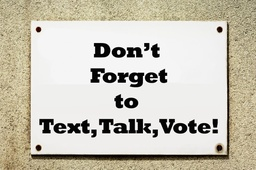
#> input picture img_with_border.jpg, 256 x 170 px, shrunk from 1200 x 797 before the run
$ python -i characters.py   (imports and definitions only)   (older library calls are emulated)
#> lines starting #> are read from the running program, lines starting #| are printed output that depends on the picture; after the words box and inside, x2 and y2 are one past the last pixel; in counts of white or black regions, pixels touching at a corner belong together
### lib.py
import cv2
import numpy as np
from collections import namedtuple

X = 0
Y = 1
WIDTH = 2
HEIGHT = 3

BboxImg = namedtuple('BboxImg', ['bbox', 'img'])


# [4 lines left out: function none_border, not called in this run]

def percent_inc_border(bbox, to_modify_x, to_modify_y):
    bbox_h = int(bbox[HEIGHT] * to_modify_y)
    bbox_w = int(bbox[WIDTH] * to_modify_x)
    return (bbox_w, bbox_h)


# [4 lines left out: function add_inc_border, not called in this run]


def calc_bbox(contours, img_width, img_height, change_border_func=none_border, to_modify_x=0, to_modify_y=0):
    # TODO: instead of using a multipler for width, inc by half of character width
    # or quarter of height?
    bboxes = []
    for c in contours:
        bbox = cv2.boundingRect(c)

        # make the bbox slightly bigger
        bbox_w, bbox_h = change_border_func(bbox, to_modify_x, to_modify_y)
        bbox_w_dif = bbox_w - bbox[WIDTH]
        bbox_h_dif = bbox_h - bbox[HEIGHT]
        bbox_x = int(bbox[X] - bbox_w_dif / 2)
        bbox_y = int(bbox[Y] - bbox_h_dif / 2)

        if bbox_x < 0:
            bbox_x = 0
        if bbox_y < 0:
            bbox_y = 0

        if bbox_x + bbox_w > img_width:
            bbox_w = img_width - bbox_x
        if bbox_y + bbox_h > img_height:
            bbox_h = img_height - bbox_y

        bboxes.append((bbox_x, bbox_y, bbox_w, bbox_h))
        #bboxes.append(bbox)

    return bboxes

### characters.py
import cv2
import numpy as np
from copy import deepcopy
from lib import calc_bbox, X, Y, WIDTH, HEIGHT, BboxImg, add_inc_border, percent_inc_border

DEBUG = False
# CHARACTER_SIZE_THRESHOLD = 15

# [50 lines left out: functions mean, estimate_avg_char_size, not called in this run]


def extract_characters_bbox(img):
    gray_img = cv2.cvtColor(img, cv2.COLOR_RGB2GRAY)
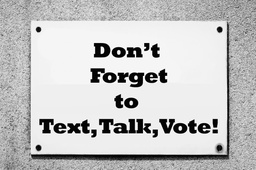
#> gray_img: shape (170, 256); min 0, max 255, mean 195.1
    height, width = img.shape[0:2]
#> height = 170; width = 256

    #mser = cv2.MSER_create()
    #coodinates, bboxes = mser.detectRegions(gray_img)

    #edges_img = cv2.Canny(gray_img, 10, 100)
    edges_img = gray_img

    #kernel = cv2.getStructuringElement(cv2.MORPH_RECT, (1, 10))
    #char_img = cv2.morphologyEx(edges_img, cv2.MORPH_CLOSE, kernel)
    char_img = cv2.threshold(edges_img, 0, 255, cv2.THRESH_BINARY | cv2.THRESH_OTSU)[1]
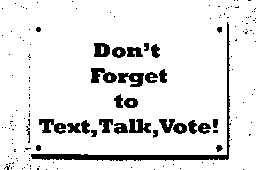
#> char_img: shape (170, 256); 89.8% white; 152 black regions (122 under 20 px), largest, box (x1, y1, x2, y2) and area: (31, 22, 231, 161) 1327, (91, 68, 117, 83) 246, (118, 73, 144, 87) 235
    char_img = 255 - char_img
#> char_img: shape (170, 256); 10.2% white; 152 white regions (122 under 20 px)

    # if DEBUG:
    #     cv2.imwrite('test.png', char_img)

    _, contours, _ = cv2.findContours(char_img, cv2.RETR_EXTERNAL, cv2.CHAIN_APPROX_TC89_KCOS)
#> contours = 152 contours, 126 with area under 20; largest, box (x1, y1, x2, y2) and area: (31, 22, 231, 161) 1198, (91, 68, 117, 83) 226, (118, 73, 144, 87) 197, (39, 119, 66, 134) 188, (94, 43, 110, 57) 184
    bboxes = calc_bbox(contours, width, height, percent_inc_border, 1.02, 1.1)
#> the loop in calc_bbox, `for c in contours:` made 152 passes
#> (bbox, bbox_h_dif) on passes 1 to 3: ((243, 169, 1, 1), 0), ((154, 169, 1, 1), 0), ((46, 169, 1, 1), 0)
#> after the loop in calc_bbox, `for c in contours:`: bboxes = 152 items, first 6: (243, 169, 1, 1), (154, 169, 1, 1), (46, 169, 1, 1), (180, 168, 1, 1), (57, 168, 1, 1), (38, 168, 1, 1)

    # Remove boxes inside of a larger box
    # Have to handle disconnected characters i.e. i
    to_remove = []
    for i in range(0, len(bboxes)):
        for j in range(0, len(bboxes)):
            if i == j:
                break
            if (bboxes[i][X] >= bboxes[j][X] and bboxes[i][X] + bboxes[i][WIDTH] <= bboxes[j][X] + bboxes[j][WIDTH] and
            bboxes[i][Y] >= bboxes[j][Y] and bboxes[i][Y] + bboxes[i][HEIGHT] <=  bboxes[j][Y] + bboxes[j][HEIGHT]):
                to_remove.append(bboxes[j])

            elif ((bboxes[i][X] >= bboxes[j][X] and bboxes[j][X] + bboxes[j][WIDTH] >= bboxes[i][X] + bboxes[i][WIDTH])):
                # combine them
                to_remove.append(bboxes[i])
                new_width = bboxes[j][WIDTH]
                new_y = 0
                new_height = height
                # build new tuple and replace
                new_bbox = (bboxes[j][X], new_y, new_width, new_height)
                bboxes[j] = new_bbox
#> after the loop, bboxes = 152 items, first 6: (243, 0, 1, 170), (154, 169, 1, 1), (46, 169, 1, 1), (180, 168, 1, 1), (57, 168, 1, 1), (38, 168, 1, 1); to_remove = 264 items, first 6: (30, 166, 1, 1), (7, 164, 1, 1), (29, 158, 1, 1), (11, 158, 1, 1), (4, 0, 6, 170), (29, 0, 1, 170)

    bboxes = [x for x in bboxes if x not in to_remove]
#> bboxes = 61 items, first 6: (154, 169, 1, 1), (46, 169, 1, 1), (180, 168, 1, 1), (57, 168, 1, 1), (38, 168, 1, 1), (22, 168, 1, 1)

    heights = [x[HEIGHT] for x in bboxes]
#> heights = 61 values, max 170 at index 9, min 1 at index 0, mean 58.07
    avg_heights = sum(heights)/float(len(heights))
#> avg_heights = 58.07
    threshold = avg_heights * 0.7
#> threshold = 40.65
    bboxes = list(filter(lambda x: x[HEIGHT] > threshold, bboxes))
#> bboxes = 20 items, first 6: (13, 0, 1, 170), (10, 0, 1, 170), (16, 0, 1, 170), (250, 0, 1, 170), (213, 0, 5, 170), (9, 0, 1, 170)

    if DEBUG:
        #cv2.imwrite('char_img.png', char_img)
        cv2.imshow('char_img', char_img)
        cv2.waitKey(0)
        cv2.destroyAllWindows()

        debug_img = deepcopy(img)
        for bbox in bboxes:
            x, y, w, h = bbox
            cv2.rectangle(debug_img, (x, y), (x+w, y+h), (0, 255, 0), 1)

        cv2.imshow('char_debug_img', debug_img)
        cv2.waitKey(0)
        cv2.destroyAllWindows()

    return bboxes


# [17 lines left out: function extract_characters, not called in this run]

>>> import cv2
>>> picture = cv2.cvtColor(cv2.imread('img_with_border.jpg'), cv2.COLOR_BGR2RGB)
>>> result = extract_characters_bbox(picture)
#> result has the same summary as bboxes in extract_characters_bbox

$ run again, on best.png
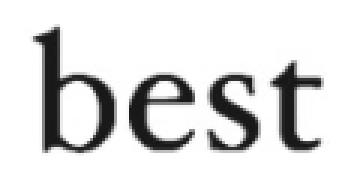
#> input picture best.png, 114 x 57 px (shown 3 times larger)
#> picture is the input picture: shape (57, 114, 3); min 21, max 255, mean 217.9
#> in extract_characters_bbox, `char_img = cv2.threshold(edges_img, 0, 255, cv2.THRESH_BINARY | cv2.TH..`:
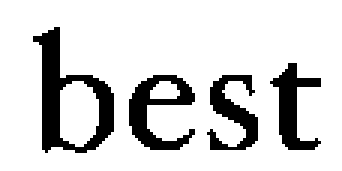
#> char_img: shape (57, 114) (shown 3 times larger); 83.3% white; 4 black regions, box (x1, y1, x2, y2) and area: (11, 9, 38, 51) 418, (43, 25, 65, 50) 252, (90, 21, 107, 50) 211, (69, 25, 86, 50) 203
#> contours = 4 contours; box (x1, y1, x2, y2) and area: (11, 9, 38, 51) 584, (43, 25, 65, 50) 250, (90, 21, 107, 50) 183, (69, 25, 86, 50) 144
#> the loop in calc_bbox, `for c in contours:` made 4 passes
#> (bbox, bbox_h_dif) on passes 1 to 4: ((69, 25, 17, 25), 2), ((43, 25, 22, 25), 2), ((90, 21, 17, 29), 2), ((11, 9, 27, 42), 4)
#> after the loop in calc_bbox, `for c in contours:`: bboxes = [(69, 24, 17, 27), (43, 24, 22, 27), (90, 20, 17, 31), (11, 7, 27, 46)]
#> the loop in extract_characters_bbox, `for i in range(0, len(bboxes)):` made 4 passes
#> after the loop in extract_characters_bbox, `for i in range(0, len(bboxes)):`: to_remove = []
#> heights = [27, 27, 31, 46]
#> avg_heights = 32.75
#> threshold = 22.92
#> result has the same summary as bboxes in calc_bbox

$ run again, on foolishness.png
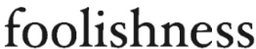
#> input picture foolishness.png, 256 x 49 px, shrunk from 262 x 50 before the run
#> picture is the input picture: shape (49, 256, 3); min 5, max 255, mean 206.1
#> in extract_characters_bbox, `char_img = cv2.threshold(edges_img, 0, 255, cv2.THRESH_BINARY | cv2.TH..`:
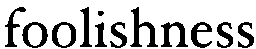
#> char_img: shape (49, 256); 77.8% white; 12 black regions, largest, box (x1, y1, x2, y2) and area: (130, 7, 158, 47) 389, (161, 22, 188, 47) 316, (22, 22, 48, 48) 280
#> contours = 12 contours, 1 with area under 20; largest, box (x1, y1, x2, y2) and area: (22, 22, 48, 48) 501, (52, 22, 76, 48) 488, (130, 7, 158, 47) 302, (191, 22, 212, 48) 248, (161, 22, 188, 47) 238
#> the loop in calc_bbox, `for c in contours:` made 12 passes
#> (bbox, bbox_h_dif) on passes 1 to 8: ((238, 22, 16, 26), 2), ((217, 22, 16, 26), 2), ((191, 22, 21, 26), 2), ((161, 22, 27, 25), 2), ((110, 22, 17, 26), 2), ((95, 22, 12, 25), 2), ((52, 22, 24, 26), 2), ((22, 22, 26, 26), 2)
#> after the loop in calc_bbox, `for c in contours:`: bboxes = [(238, 21, 16, 28), (217, 21, 16, 28), (191, 21, 21, 28), (161, 21, 27, 27), (110, 21, 17, 28), (95, 21, 12, 27), (52, 21, 24, 28), (22, 21, 26, 28), (98, 11, 5, 5), (130, 5, 28, 44), (80, 5, 12, 44), (5, 5, 21, 44)]
#> the loop in extract_characters_bbox, `for i in range(0, len(bboxes)):` made 12 passes
#> after the loop in extract_characters_bbox, `for i in range(0, len(bboxes)):`: bboxes = [(238, 21, 16, 28), (217, 21, 16, 28), (191, 21, 21, 28), (161, 21, 27, 27), (110, 21, 17, 28), (95, 0, 12, 49), (52, 21, 24, 28), (22, 21, 26, 28), (98, 11, 5, 5), (130, 5, 28, 44), (80, 5, 12, 44), (5, 5, 21, 44)]; to_remove = [(98, 11, 5, 5)]
#> in extract_characters_bbox, `bboxes = [x for x in bboxes if x not in to_remove]`: bboxes = [(238, 21, 16, 28), (217, 21, 16, 28), (191, 21, 21, 28), (161, 21, 27, 27), (110, 21, 17, 28), (95, 0, 12, 49), (52, 21, 24, 28), (22, 21, 26, 28), (130, 5, 28, 44), (80, 5, 12, 44), (5, 5, 21, 44)]
#> heights = [28, 28, 28, 27, 28, 49, 28, 28, 44, 44, 44]
#> avg_heights = 34.18
#> threshold = 23.93
#> result has the same summary as bboxes in extract_characters_bbox
